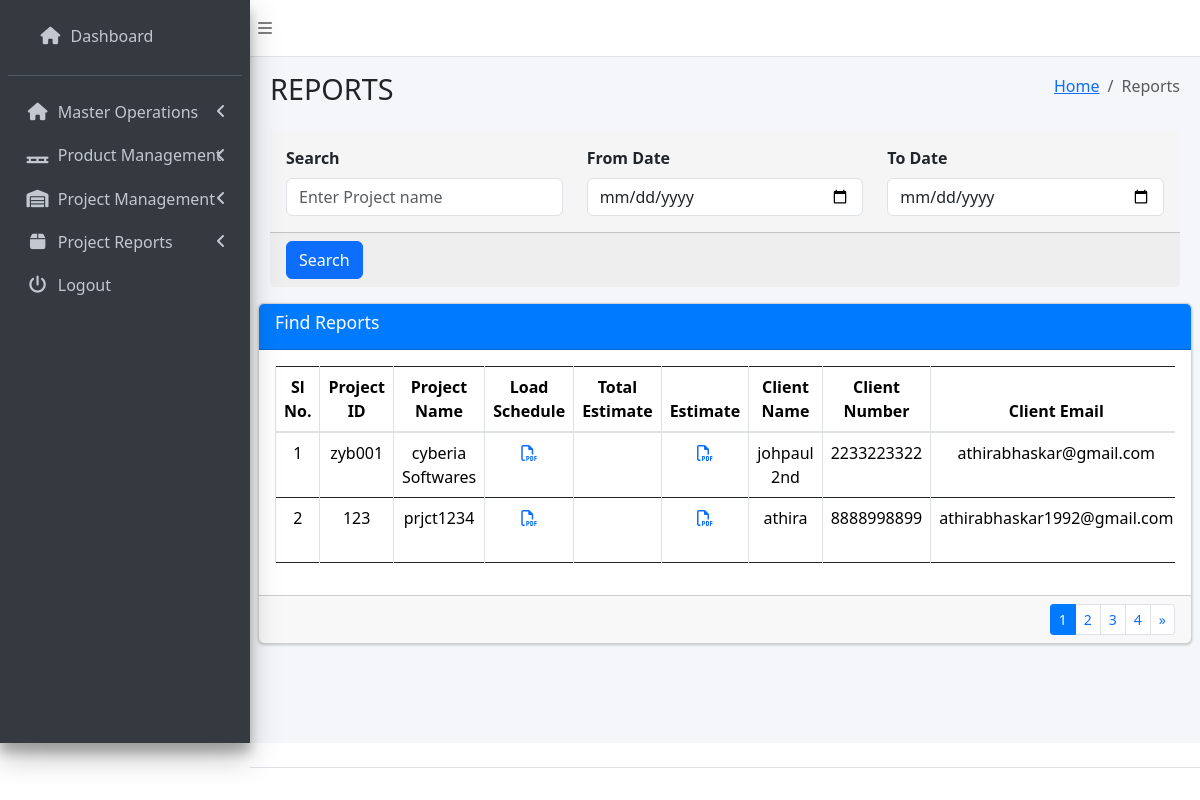
/Reports/ (signed in), run on the app's committed database.
### Base/models.py (models this page shows, shortened)
class Project(models.Model):
    STATUS = (
        ('pending', 'Pending'),
        ('on-progress', 'On Progress'),
        ('completed', 'Completed'),
    )
    project_code = models.CharField(max_length=50,unique=True)
    project_name = models.CharField(max_length=255)
    consultant = models.CharField(max_length=255)
    client_name = models.CharField(max_length=255)
    client_number = models.CharField(
        max_length=15,validators=[validate_mobile_number]
    )
    client_email = models.EmailField()
    status = models.CharField(max_length=50, choices=STATUS, default='pending')
    upload_loadschedule = models.FileField(
      upload_to='pdf/',
      validators=[FileExtensionValidator(['pdf'])],  # Restrict to PDF files
      help_text='Upload PDF file only'  # Optional help text for the field
    )   # Optional help text for the field
    upload_sld = models.ImageField(upload_to='sld/')
    project_Date = models.DateField(auto_now=True)

### Base/views.py (the view, shortened to what this page needs)
# urls.py: path('Reports/', login_required(views.Reports), name='Reports'),
@login_required
def Reports(request):
    query = request.GET.get('query', '')
    from_date = request.GET.get('from_date', '')
    to_date = request.GET.get('to_date', '')
    date_error = None
    projects = Project.objects.all()
    if query:
        projects = projects.filter(Q(project_name__icontains=query) | Q(client_name__icontains=query))
    paginator = Paginator(projects, 2)  # Show 2 projects per page
    page_number = request.GET.get('page')
    page_obj = paginator.get_page(page_number)
    serial_number = (page_obj.number - 1) * paginator.per_page + 1
    for project in page_obj:
        project.serial_number = serial_number
        serial_number += 1
    return render(request, 'Reports.html', {
        'projects': page_obj,  # Pass the paginated page object
        'query': query,
        'from_date': from_date,
        'to_date': to_date,
        'date_error': date_error,
        'Reports': page_obj  # Ensure the template can use this for pagination controls
    })

### Base/templatetags/permissions_tags.py (called while the page is built)
@register.filter
def is_admin(user):
    return user.is_superuser

### template/Reports.html (shortened to what this page needs)
{% extends 'layout/base.html' %}
{% load static %}
{% block content %}
<div class="content-wrapper">
    <section class="content-header">
        <div class="container-fluid">
            <div class="row mb-2">
                <div class="col-sm-6">
                    <h1>REPORTS</h1>
                </div>
                <div class="col-sm-6">
                    <ol class="breadcrumb float-sm-right">
                        <li class="breadcrumb-item"><a href="{% url 'Dashboard' %}">Home</a></li>
                        <li class="breadcrumb-item active">Reports</li>
                    </ol>
                </div>
            </div>
        </div>
    </section>
    <section class="content">
        <div class="container-fluid">
            <div class="row">
                <div class="col-md-12">
                    <div class="card card-primary" style="background-color: whitesmoke; border: none; border-radius: 0px; box-shadow: none;">
                        <form method="get" action="{% url 'Reports' %}">
                            <div class="card-body">
                                <div class="row">
                                    <div class="col-sm-4">
                                        <label for ="projectName">Search</label>
                                        <input type="search" placeholder="Enter Project name" class="search form-control" name="query" value="{{ query }}">
                                    </div>
                                    <div class="col-sm-4">
                                        <label>From Date</label>
                                        <input type="date" class="search form-control" name="from_date" value="{{ from_date }}">
                                    </div>
                                    <div class="col-sm-4">
                                        <label>To Date</label>
                                        <input type="date" class="search form-control" name="to_date" value="{{ to_date }}">
                                    </div>
                                </div>
                            </div>
                            <div class="card-footer">
                                <button type="submit" class="btn btn-primary">Search</button>
                            </div>
                        </form>
                    </div>
                </div>
            </div>
        </div>
    </section>
    <section class="content">
        <div class="container-fluid">
            <div class="row">
                <div class="col-md-12" style="padding: 0 !important;">
                    <div class="card">
                        <div class="card-header" style="background-color:#007bff;">
                            <h3 class="card-title" style="color: white">Find Reports</h3>
                        </div>
                        <div class="card-body">
                            <div class="table-responsive">
                                <table class="table table-bordered">
                                    <thead>
                                        <tr>
                                            <th style="text-align: center;">Sl No.</th>
                                            <th style="text-align: center;">Project ID</th>
                                            <th style="text-align: center;">Project Name</th>
                                            <th style="text-align: center;">Load Schedule</th>
                                            <th style="text-align: center;">Total Estimate</th>
                                            <th style="text-align: center;">Estimate</th>
                                            <th style="text-align: center;">Client Name</th>
                                            <th style="text-align: center;">Client Number</th>
                                            <th style="text-align: center;">Client Email</th>
                                        </tr>
                                    </thead>
                                    <tbody>
                                        {% for project in projects %}
                                            <tr>
                                                <td style="text-align: center;">{{ project.serial_number }}</td>
                                                <td style="text-align: center;">{{ project.project_code }}</td>
                                                <td style="text-align: center;">{{ project.project_name }}</td>
                                                <td style="text-align: center;">
                                                    <a href="{{ project.upload_loadschedule.url}}">
                                                        <i class="fa fa-file-pdf-o"></i>
                                                    </a>
                                                </td>
                                                <td style="text-align: center;">{{ project.total_estimate }}</td>
                                                <td style="text-align: center;">
                                                    <a href="{% url 'process_pdf_and_generate_excel' project.id %}">
                                                        <i class="fa fa-file-pdf-o"></i>
                                                    </a>
                                                </td>
                                                <td style="text-align: center;">{{ project.client_name }}</td>
                                                <td style="text-align: center;">{{ project.client_number }}</td>
                                                <td style="text-align: center;">{{ project.client_email }}</td>
                                            </tr>
                                        {% empty %}
                                            <tr>
                                                <td colspan="10" style="text-align: center;">No projects found.</td>
                                            </tr>
                                        {% endfor %}
                                    </tbody>
                                </table>
                            </div>
                        </div>
                        <div class="card-footer clearfix">
                            <ul class="pagination pagination-sm m-0 float-right">
                                {% for num in Reports.paginator.page_range %}
                                <li class="page-item {% if num == Reports.number %}active{% endif %}">
                                    <a class="page-link" href="?page={{ num }}&query={{ query }}&from_date={{ from_date }}&to_date={{ to_date }}">{{ num }}</a>
                                </li>
                                {% endfor %}
                                {% if Reports.has_next %}
                                <li class="page-item">
                                    <a class="page-link" href="?page={{ Reports.next_page_number }}&query={{ query }}&from_date={{ from_date }}&to_date={{ to_date }}">&raquo;</a>
                                </li>
                                {% endif %}
                            </ul>
                        </div>
                    </div>
                </div>
            </div>
        </div>
    </section>
</div>
{% endblock content %}

### template/layout/base.html (shortened to what this page needs)
{% load static %}
{% load permissions_tags%}
<!DOCTYPE html>
<html>
<head>
  <link rel="stylesheet" href="{% static 'plugins/fontawesome-free/css/all.min.css' %}">
  <link rel="stylesheet" href="https://code.ionicframework.com/ionicons/2.0.1/css/ionicons.min.css">
  <link rel="stylesheet" href="{% static 'dist/css/adminlte.min.css' %}">
  <link rel="stylesheet" href="https://cdnjs.cloudflare.com/ajax/libs/font-awesome/4.7.0/css/font-awesome.min.css">
  <link href="https://cdn.jsdelivr.net/npm/bootstrap@5.3.3/dist/css/bootstrap.min.css" rel="stylesheet">
</head>
<body class="hold-transition sidebar-mini layout-footer-fixed">
<div class="wrapper">
  <nav class="main-header navbar navbar-expand navbar-white navbar-light">
    <ul class="navbar-nav">
      <li class="nav-item">
        <a class="nav-link" data-widget="pushmenu" href="#" role="button"><i class="fas fa-bars"></i></a>
      </li>
    </ul>
  </nav>
  <aside class="main-sidebar sidebar-dark-primary elevation-4">
    <div class="sidebar">
      <div class="user-panel mt-3 pb-3 mb-3 d-flex">
        <div class="image">
          <ul class="nav nav-pills nav-sidebar flex-column" data-widget="treeview" role="menu" data-accordion="false">
            <li class="nav-item has-treeview">
              <a href="{% url 'Dashboard' %}" class="nav-link">
                <i class="nav-icon fas fa-home"></i>
                <p>
                  Dashboard
                </p>
              </a>
            </li>
              </ul>
        </div>
      </div>
<nav class="mt-2">
  <ul class="nav nav-pills nav-sidebar flex-column" data-widget="treeview" role="menu" data-accordion="false">
    <li class="nav-item has-treeview">
      <a href="#" class="nav-link">
        <i class="nav-icon fas fa-home"></i>
        <p>
          Master Operations
          <i class="right fas fa-angle-left"></i>
        </p>
      </a>
    </li>
      </ul>
  <ul class="nav nav-pills nav-sidebar flex-column" data-widget="treeview" role="menu" data-accordion="false">
    <li class="nav-item has-treeview">
      <a href="#" class="nav-link">
        <i class="nav-icon fas fa-pallet"></i>
        <p>
          Product Management
          <i class="right fas fa-angle-left"></i>
        </p>
      </a>
    </li>
      </ul>
  <ul class="nav nav-pills nav-sidebar flex-column" data-widget="treeview" role="menu" data-accordion="false">
    <li class="nav-item has-treeview">
      <a href="#" class="nav-link">
        <i class="nav-icon fas fa-warehouse"></i>
        <p>
          Project Management
          <i class="right fas fa-angle-left"></i>
        </p>
      </a>
    </li>
      </ul>
  <ul class="nav nav-pills nav-sidebar flex-column" data-widget="treeview" role="menu" data-accordion="false">
    <li class="nav-item has-treeview">
      <a href="#" class="nav-link">
        <i class="nav-icon fas fa-box"></i>
        <p>
          Project Reports
          <i class="right fas fa-angle-left"></i>
        </p>
      </a>
    </li>
  </ul>
  <ul class="nav nav-pills nav-sidebar flex-column" data-widget="treeview" role="menu" data-accordion="false">
    <li class="nav-item has-treeview">
      <a href="#" class="nav-link"data-bs-toggle="modal" data-bs-target="#myModal">
        <i class="nav-icon fas fa fa-power-off"></i>
        <p>
          Logout
        </p>
      </a>
    </li>
      </ul>
</nav>
    </div>
  </aside>
<div>
  {%block content%}
  {%endblock content%}
</div>
  <footer class="main-footer">
  </footer>
</div>
</body>
</html>

### data on the page
Project: serial_number "1", project_code "zyb001", project_name "cyberia Softwares", client_name "johpaul 2nd", client_number "2233223322", client_email "athirabhaskar@gmail.com"
Project: serial_number "2", project_code "123", project_name "prjct1234", client_name "athira", client_number "8888998899", client_email "athirabhaskar1992@gmail.com"

### other printed values
{{ num }} "1" "2" "3" "4"
